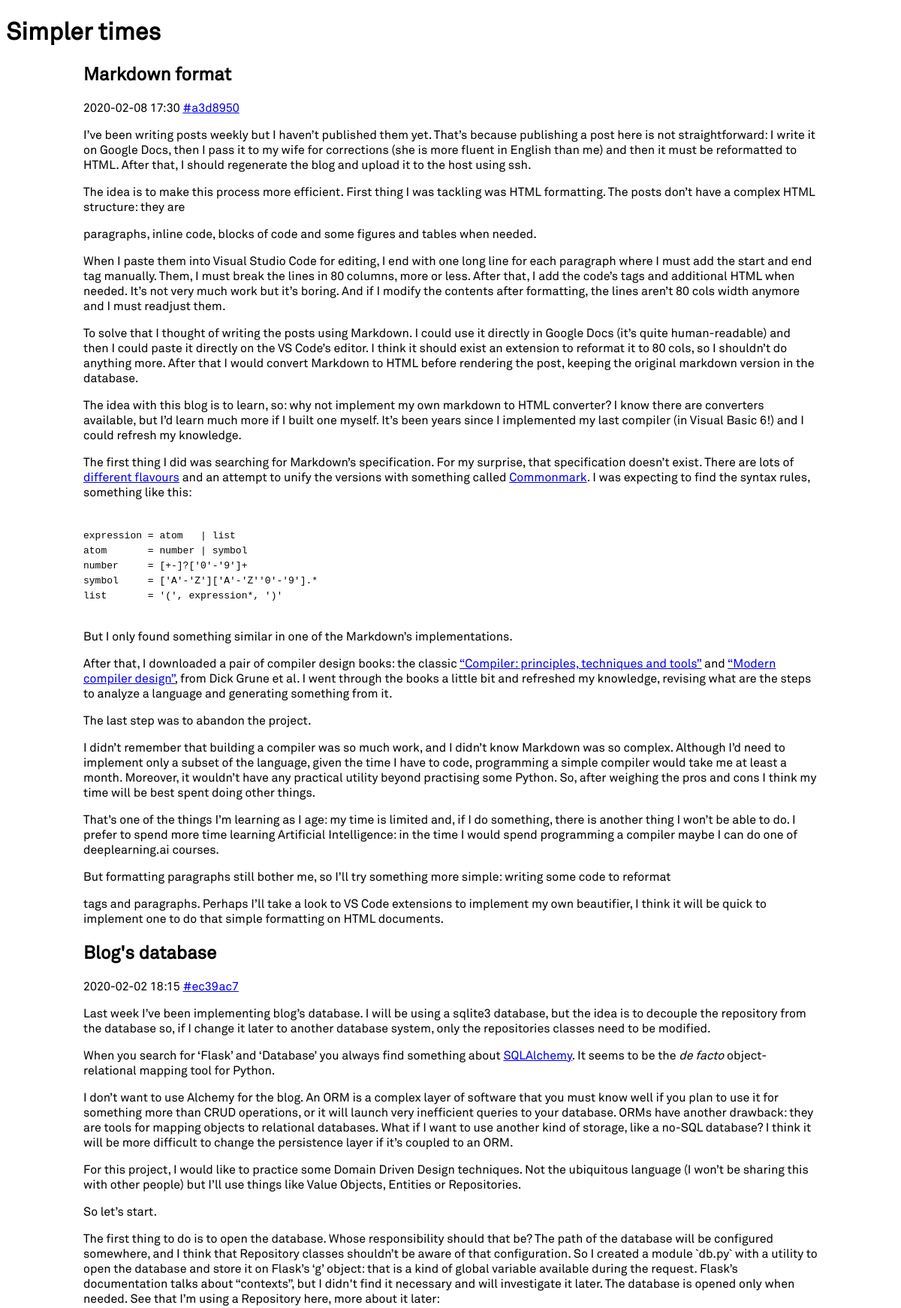
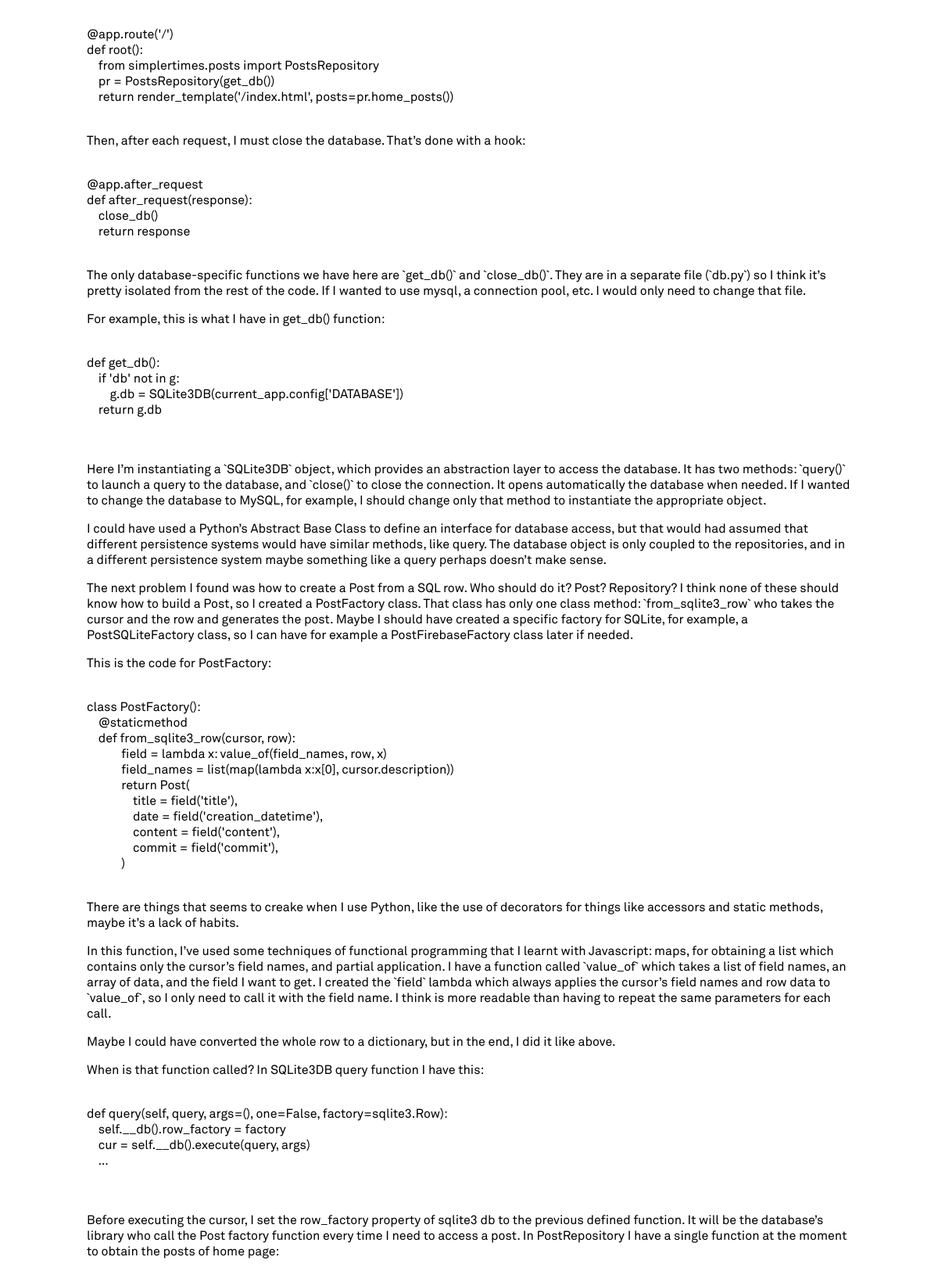
The page / (upper part) on the database its author committed (2 pictures, top to bottom).
### tables this page shows
CREATE TABLE "Posts" (
	`title`	TEXT NOT NULL,
	`creation_datetime`	TEXT NOT NULL,
	`content`	TEXT,
	`commit`	INTEGER
);

### simplertimes/__init__.py (the view)
    @app.route('/')
    def root():
        from simplertimes.posts import PostsRepository
        pr = PostsRepository(get_db())
        return render_template('/index.html', posts=pr.home_posts())

### simplertimes/__init__.py (called while the page is built)
def create_app(test_config=None):
    app = Flask(__name__, instance_relative_config=True)
    app.config.from_object('config')
    @app.after_request
    def after_request(response):
        close_db()
        return response
    @app.route('/admin/<_>')
    def admin(_=None):
        return 'pass'
    @app.route('/')
    def root():
        from simplertimes.posts import PostsRepository
        pr = PostsRepository(get_db())
        return render_template('/index.html', posts=pr.home_posts())
    return app

### simplertimes/db.py (called while the page is built)
def get_db():
    if 'db' not in g:
        g.db = SQLite3DB(current_app.config['DATABASE'])
    return g.db

### simplertimes/posts/post_factory.py (called while the page is built)
def value_of(field_names, row, field):
    try:
        return row[field_names.index(field)]
    except ValueError:
        return None

    @staticmethod
    def from_sqlite3_row(cursor, row):
        field = lambda x: value_of(field_names, row, x)
        field_names = list(map(lambda x:x[0], cursor.description))
        return Post(
            title = field('title'),
            date = field('creation_datetime'),
            content = field('content'),
            commit = field('commit'),
        )

### simplertimes/posts/posts_repository.py (called while the page is built)
    def home_posts(self):
        cursor = self.db.query(
            '''
            SELECT * FROM Posts
            ORDER BY date(Posts.creation_datetime) desc
            '''
            ,factory = PostFactory.from_sqlite3_row)
        return cursor

### simplertimes/sqlite3db.py (called while the page is built)
    def __db(self):
        if not self.__db_conn:
            self.__db_conn = sqlite3.connect(
                self.__db_path,
                detect_types=sqlite3.PARSE_DECLTYPES
            )
            self.__db_conn.row_factory = sqlite3.Row
        return self.__db_conn

    def close(self):
        if self.__db_conn is not None:
            self.__db_conn.close()

    def query(self, query, args=(), one=False, factory=sqlite3.Row):
        self.__db().row_factory = factory
        cur = self.__db().execute(query, args)
        if one:
            rv = c.fetchone()
            row = rv[0] if rv else None
        else:
            rv = cur.fetchall()
        cur.close()
        return row if one else rv

### simplertimes/templates/index.html
{% extends "base.html" %}
{% block content %}
<main>
{% for post in posts %}
    {% include "post.html" %}
{% endfor %}
</main>
{% endblock %}

### simplertimes/templates/base.html (shortened to what this page needs)
<!DOCTYPE html>
<html lang="en">
<head>
    <link rel="stylesheet" href="{{ url_for('static', filename='style.css') }}">
    <link rel="stylesheet"
      href="//cdn.jsdelivr.net/gh/highlightjs/cdn-release@9.17.1/build/styles/default.min.css">
</head>
<body>
<header><h1>Simpler times</h1></header>
{% block content %}
{% endblock %}
</body>

### simplertimes/templates/post.html
{% from '_helpers.html' import commit_url %}
<article>
    <h1>{{ post.title }}</h1>
    <p class="post_datetime">
        {{ post.date }}
        {{ commit_url(post.commit) }}
    </p>
    {{ post.content | safe }}
</article>

### simplertimes/templates/_helpers.html
{% macro commit_url(commit) %}
    {% if commit %}
        <a href='{{ config.REPOSITORY }}/tree/{{ commit }}'>#{{ commit }}</a>
    {% endif %}
{% endmacro %}

### simplertimes/static/style.css (style rules this page uses)
* { font-family: 'Akkurat', Arial, sans-serif; }
main { max-width: 978px; margin: 0 auto; }

### rows shown on the page
Posts: title "Markdown format", date "2020-02-08 17:30", commit "a3d8950", content "I’ve been writing posts weekly but I haven’t published them yet. That’s because publishing a post here is not straightforward: I write it on Google Docs, then I pass it to my wife for corrections (she is more fluent in English than me) and then it must be reformatted to HTML. After that, I should regenerate the blog and upload it to the host using ssh. The idea is to make this process more efficient. First thing I was tackling was HTML formatting. The posts don’t have a complex HTML structure: they are paragraphs, inline code, blocks of code and some figures and tables when needed. When I paste them into Visual Studio Code for editing, I end with one long line for each paragraph where I…"
Posts: title "Blog's database", date "2020-02-02 18:15", commit "ec39ac7", content "Last week I’ve been implementing blog’s database. I will be using a sqlite3 database, but the idea is to decouple the repository from the database so, if I change it later to another database system, only the repositories classes need to be modified. When you search for ‘Flask’ and ‘Database’ you always find something about SQLAlchemy . It seems to be the de facto object-relational mapping tool for Python. I don’t want to use Alchemy for the blog. An ORM is a complex layer of software that you must know well if you plan to use it for something more than CRUD operations, or it will launch very inefficient queries to your database. ORMs have another drawback: they are tools for mapping…"
